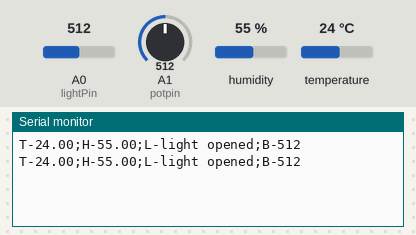
The sketch below on a simulated Arduino Uno, built with avr-gcc and run on an emulated ATmega328P. On the bench: the last lines printed to the serial monitor. The test bench sets the inputs (shaded band); at power-on: A0 (lightPin) = 512, A1 (potpin) = 512, humidity 55 %, temperature 24 °C.

Above: at 1.2 s.
1.3 s: A0 (lightPin) set to 890
At 2.6 s:
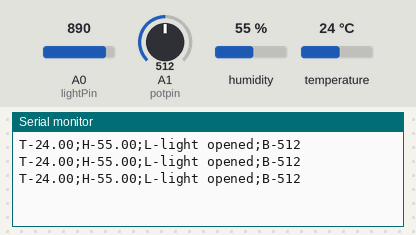
2.8 s: A0 (lightPin) set to 916
At 3.9 s:
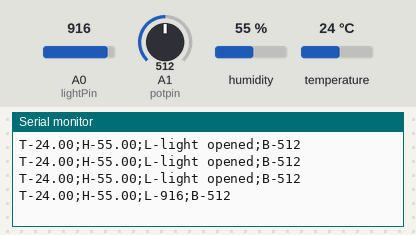

The sketch:

sketch_mar28a.ino
```cpp
#include <dht.h>
#include <string.h>
using namespace std;
#define DHT11PIN 2
dht DHT11;
int potpin=1;
const int lightPin = A0;

void setup() {
Serial.begin(9600);
pinMode(DHT11PIN,OUTPUT);
pinMode(lightPin, INPUT);
}

void loop() {
int chk = DHT11.read11(DHT11PIN);
if(analogRead(potpin)>500){
  Serial.print("T-");

  Serial.print(DHT11.temperature);

  Serial.print(";H-");
  Serial.print(DHT11.humidity);
  Serial.print(";L-");
  if(analogRead(lightPin)>900){
    Serial.print(analogRead(lightPin));
  } else {
    Serial.print("light opened");
  }
  Serial.print(";B-");
  Serial.print(analogRead(potpin));
}
Serial.println("");
delay(1000);

}
```

Measured:
- the behaviour switches between 900 and 901 on A0 (lightPin) (found by bisection; images 1 and 2)
- after the input at 2.8 s, the serial monitor: prints a new line after 0.30 s (image 2)
